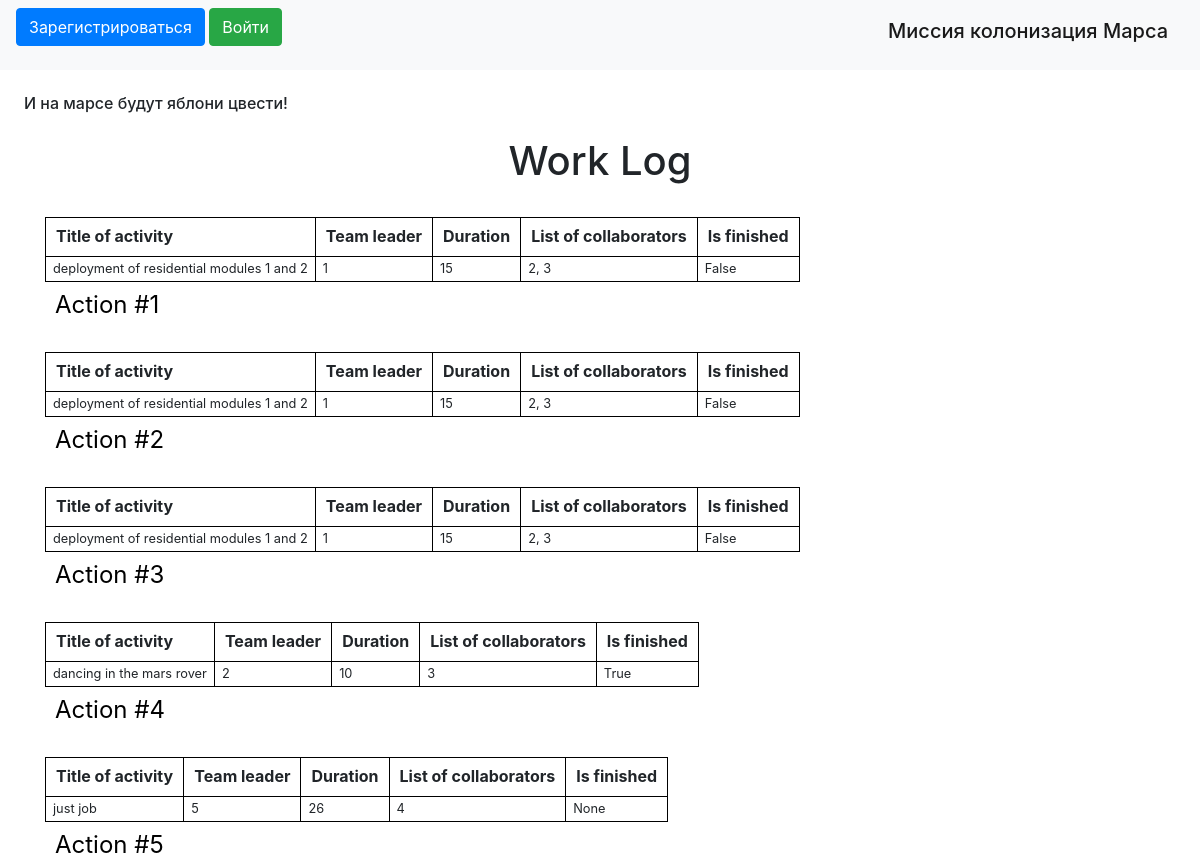
The page /index on the database as committed earlier.
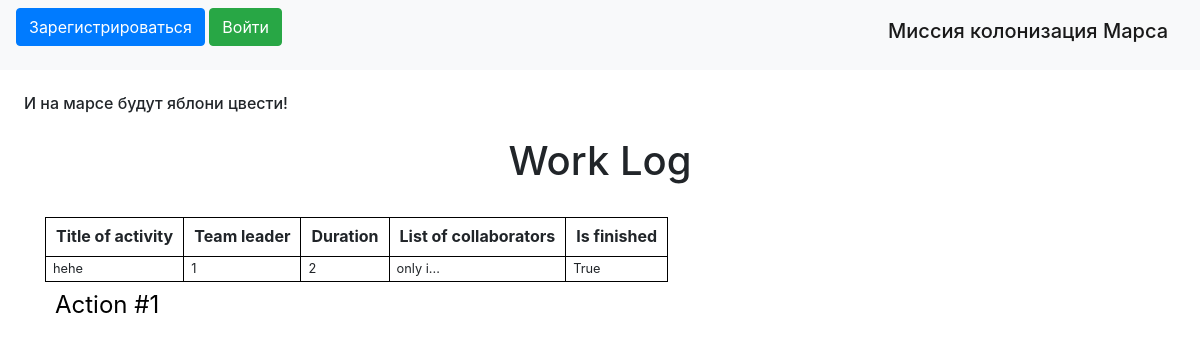
The same page on the database as committed later.
### data/news.py (models this page shows)
class News(SqlAlchemyBase):
    __tablename__ = 'news'
    id = sqlalchemy.Column(sqlalchemy.Integer,
                           primary_key=True, autoincrement=True)
    team_leader = sqlalchemy.Column(sqlalchemy.Integer, sqlalchemy.ForeignKey("users.id"))
    job = sqlalchemy.Column(sqlalchemy.String)
    work_size = sqlalchemy.Column(sqlalchemy.Integer)
    collaborators = sqlalchemy.Column(sqlalchemy.String)
    start_date = sqlalchemy.Column(sqlalchemy.DateTime)
    end_date = sqlalchemy.Column(sqlalchemy.DateTime)
    is_finished = sqlalchemy.Column(sqlalchemy.Boolean)
    categories = orm.relationship("Category",
                                  secondary="association",
                                  backref="news")
    user = orm.relationship('User')

### main.py (the view)
@app.route('/')
@app.route('/index')
def index():
    db_sess = db_session.create_session()
    news = db_sess.query(News).all()
    return render_template("index.html", news=news)

### data/db_session.py (called while the page is built)
def create_session() -> Session:
    global __factory
    return __factory()

### templates/index.html (shortened to what this page needs)
{% extends "base.html" %}
{% block content %}
<h1 align="center">Work Log</h1>
{% for item in news %}
<table>
<caption>Action #{{item.id}}</caption>
  <tr>
    <th>Title of activity</th>
    <th>Team leader</th>
    <th>Duration</th>
    <th>List of collaborators</th>
    <th>Is finished</th>
  </tr>
  <tr>
    <td>{{item.job}}</td>
      <td>{{item.team_leader}}</td>
      <td>{{item.work_size}}</td>
      <td>{{item.collaborators}}</td>
      <td>{{item.is_finished}}</td>
  </tr><br>
</table>
{% endfor %}
{% endblock %}

### templates/base.html (shortened to what this page needs)
<!DOCTYPE html>
<html lang="en">
<head>
    <link rel="stylesheet"
          href="https://stackpath.bootstrapcdn.com/bootstrap/4.4.1/css/bootstrap.min.css"
>
    <link rel="stylesheet" href="../static/css/style.css">
</head>
<body>
<header>
    <nav class="navbar navbar-light bg-light">
        {% if current_user.is_authenticated %}
        <a class="navbar-brand" href="/logout">{{ current_user.name }}</a>
        {% else %}
        <p>
            <a class="btn btn-primary " href="/register">Зарегистрироваться</a>
            <a class="btn btn-success" href="/login">Войти</a>
        </p>
        {% endif %}
        <h1 class="navbar-brand" href="#">Миссия колонизация Марса</h1>
    </nav>
</header>
<h6>И на марсе будут яблони цвести!</h6>
<main role="main" class="container">
    {% block content %}{% endblock %}
</main>
</body>
</html>

### static/css/style.css (style rules this page uses)
table { border-collapse: collapse; line-height: 1.1; }
caption { font-size: 1.5rem; padding: 10px; color: #000000; }
h6 { margin: 1.5rem; }
th { padding: 10px; border: 1px solid #000000; }
td { font-size: 0.8em; padding: 5px 7px; border: 1px solid #000000; }

Rows that differ between the two databases and show on the page:
removed News: id "2", job "deployment of residential modules 1 and 2", team_leader "1", work_size "15", collaborators "2, 3", is_finished "False"
removed News: id "3", job "deployment of residential modules 1 and 2", team_leader "1", work_size "15", collaborators "2, 3", is_finished "False"
removed News: id "4", job "dancing in the mars rover", team_leader "2", work_size "10", collaborators "3", is_finished "True"
removed News: id "5", job "just job", team_leader "5", work_size "26", collaborators "4", is_finished "None"
changed News id 1: job "deployment of residential modules 1 and 2" → "hehe"; work_size "15" → "2"; collaborators "2, 3" → "only i..."; is_finished "False" → "True"
